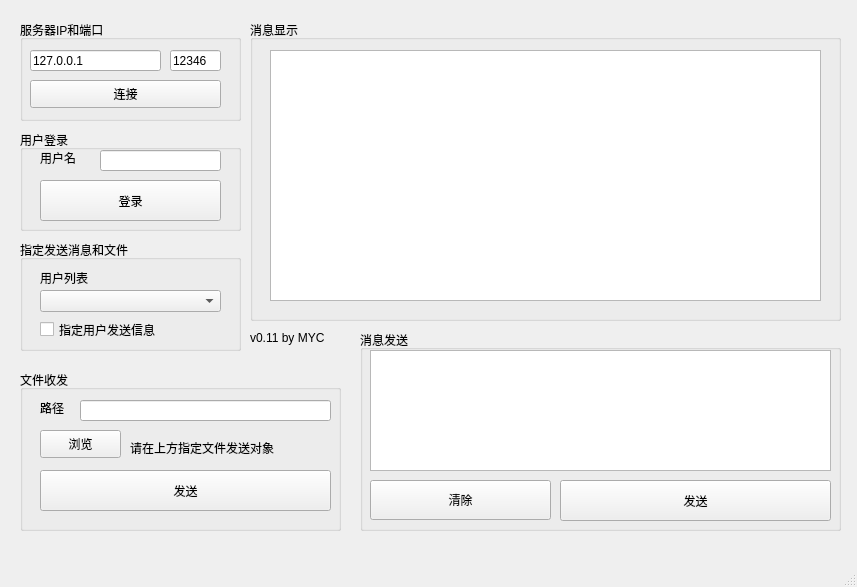
<?xml version="1.0" encoding="UTF-8"?>
<ui version="4.0">
 <class>MainWindow</class>
 <widget class="QMainWindow" name="MainWindow">
  <property name="geometry">
   <rect>
    <x>0</x>
    <y>0</y>
    <width>857</width>
    <height>587</height>
   </rect>
  </property>
  <property name="windowTitle">
   <string>西北工业大学自组网实验室——数据传输助手</string>
  </property>
  <property name="windowIcon">
   <iconset>
    <normaloff>icon4.ico</normaloff>icon4.ico</iconset>
  </property>
  <widget class="QWidget" name="centralwidget">
   <widget class="QGroupBox" name="groupBox_2">
    <property name="geometry">
     <rect>
      <x>360</x>
      <y>330</y>
      <width>481</width>
      <height>201</height>
     </rect>
    </property>
    <property name="title">
     <string>消息发送</string>
    </property>
    <widget class="QPlainTextEdit" name="message_send">
     <property name="geometry">
      <rect>
       <x>10</x>
       <y>20</y>
       <width>461</width>
       <height>121</height>
      </rect>
     </property>
    </widget>
    <widget class="QPushButton" name="button_send">
     <property name="geometry">
      <rect>
       <x>200</x>
       <y>150</y>
       <width>271</width>
       <height>41</height>
      </rect>
     </property>
     <property name="text">
      <string>发送</string>
     </property>
    </widget>
    <widget class="QPushButton" name="message_clear">
     <property name="geometry">
      <rect>
       <x>10</x>
       <y>150</y>
       <width>181</width>
       <height>40</height>
      </rect>
     </property>
     <property name="text">
      <string>清除</string>
     </property>
    </widget>
   </widget>
   <widget class="QGroupBox" name="groupBox_3">
    <property name="geometry">
     <rect>
      <x>20</x>
      <y>370</y>
      <width>321</width>
      <height>161</height>
     </rect>
    </property>
    <property name="title">
     <string>文件收发</string>
    </property>
    <widget class="QLineEdit" name="path_sendfile">
     <property name="geometry">
      <rect>
       <x>60</x>
       <y>30</y>
       <width>251</width>
       <height>21</height>
      </rect>
     </property>
    </widget>
    <widget class="QPushButton" name="select_filepath">
     <property name="geometry">
      <rect>
       <x>20</x>
       <y>60</y>
       <width>81</width>
       <height>28</height>
      </rect>
     </property>
     <property name="text">
      <string>浏览</string>
     </property>
    </widget>
    <widget class="QPushButton" name="button_sendfile">
     <property name="geometry">
      <rect>
       <x>20</x>
       <y>100</y>
       <width>291</width>
       <height>41</height>
      </rect>
     </property>
     <property name="text">
      <string>发送</string>
     </property>
    </widget>
    <widget class="QLabel" name="label_3">
     <property name="geometry">
      <rect>
       <x>20</x>
       <y>30</y>
       <width>72</width>
       <height>15</height>
      </rect>
     </property>
     <property name="text">
      <string>路径</string>
     </property>
    </widget>
    <widget class="QLabel" name="label_6">
     <property name="geometry">
      <rect>
       <x>110</x>
       <y>70</y>
       <width>191</width>
       <height>16</height>
      </rect>
     </property>
     <property name="text">
      <string>请在上方指定文件发送对象</string>
     </property>
    </widget>
   </widget>
   <widget class="QGroupBox" name="groupBox_4">
    <property name="geometry">
     <rect>
      <x>20</x>
      <y>240</y>
      <width>221</width>
      <height>111</height>
     </rect>
    </property>
    <property name="title">
     <string>指定发送消息和文件</string>
    </property>
    <widget class="QLabel" name="label_2">
     <property name="geometry">
      <rect>
       <x>20</x>
       <y>30</y>
       <width>72</width>
       <height>15</height>
      </rect>
     </property>
     <property name="text">
      <string>用户列表</string>
     </property>
    </widget>
    <widget class="QCheckBox" name="selected_user">
     <property name="geometry">
      <rect>
       <x>20</x>
       <y>80</y>
       <width>141</width>
       <height>19</height>
      </rect>
     </property>
     <property name="text">
      <string>指定用户发送信息</string>
     </property>
    </widget>
    <widget class="QComboBox" name="username_list">
     <property name="geometry">
      <rect>
       <x>20</x>
       <y>50</y>
       <width>181</width>
       <height>22</height>
      </rect>
     </property>
    </widget>
   </widget>
   <widget class="QGroupBox" name="groupBox_5">
    <property name="geometry">
     <rect>
      <x>250</x>
      <y>20</y>
      <width>591</width>
      <height>301</height>
     </rect>
    </property>
    <property name="title">
     <string>消息显示</string>
    </property>
    <widget class="QPlainTextEdit" name="message_display">
     <property name="geometry">
      <rect>
       <x>20</x>
       <y>30</y>
       <width>551</width>
       <height>251</height>
      </rect>
     </property>
    </widget>
    <widget class="QLabel" name="label_5">
     <property name="geometry">
      <rect>
       <x>320</x>
       <y>230</y>
       <width>251</width>
       <height>51</height>
      </rect>
     </property>
     <property name="text">
      <string/>
     </property>
     <property name="pixmap">
      <pixmap>npu.png</pixmap>
     </property>
    </widget>
   </widget>
   <widget class="QGroupBox" name="groupBox_6">
    <property name="geometry">
     <rect>
      <x>20</x>
      <y>20</y>
      <width>221</width>
      <height>101</height>
     </rect>
    </property>
    <property name="title">
     <string>服务器IP和端口</string>
    </property>
    <widget class="QLineEdit" name="server_address">
     <property name="geometry">
      <rect>
       <x>10</x>
       <y>30</y>
       <width>131</width>
       <height>21</height>
      </rect>
     </property>
     <property name="text">
      <string>127.0.0.1</string>
     </property>
     <property name="readOnly">
      <bool>false</bool>
     </property>
    </widget>
    <widget class="QLineEdit" name="server_port">
     <property name="geometry">
      <rect>
       <x>150</x>
       <y>30</y>
       <width>51</width>
       <height>21</height>
      </rect>
     </property>
     <property name="text">
      <string>12346</string>
     </property>
     <property name="readOnly">
      <bool>false</bool>
     </property>
    </widget>
    <widget class="QPushButton" name="button_connect">
     <property name="geometry">
      <rect>
       <x>10</x>
       <y>60</y>
       <width>191</width>
       <height>28</height>
      </rect>
     </property>
     <property name="text">
      <string>连接</string>
     </property>
    </widget>
   </widget>
   <widget class="QGroupBox" name="groupBox">
    <property name="geometry">
     <rect>
      <x>20</x>
      <y>130</y>
      <width>221</width>
      <height>101</height>
     </rect>
    </property>
    <property name="title">
     <string>用户登录</string>
    </property>
    <widget class="QPushButton" name="button_login">
     <property name="geometry">
      <rect>
       <x>20</x>
       <y>50</y>
       <width>181</width>
       <height>41</height>
      </rect>
     </property>
     <property name="text">
      <string>登录</string>
     </property>
    </widget>
    <widget class="QLineEdit" name="username">
     <property name="geometry">
      <rect>
       <x>80</x>
       <y>20</y>
       <width>121</width>
       <height>21</height>
      </rect>
     </property>
    </widget>
    <widget class="QLabel" name="label">
     <property name="geometry">
      <rect>
       <x>20</x>
       <y>20</y>
       <width>72</width>
       <height>15</height>
      </rect>
     </property>
     <property name="text">
      <string>用户名</string>
     </property>
    </widget>
   </widget>
   <widget class="QLabel" name="label_4">
    <property name="geometry">
     <rect>
      <x>250</x>
      <y>330</y>
      <width>101</width>
      <height>16</height>
     </rect>
    </property>
    <property name="text">
     <string>v0.11 by MYC</string>
    </property>
   </widget>
  </widget>
  <widget class="QMenuBar" name="menubar">
   <property name="geometry">
    <rect>
     <x>0</x>
     <y>0</y>
     <width>857</width>
     <height>26</height>
    </rect>
   </property>
  </widget>
  <widget class="QStatusBar" name="statusbar"/>
 </widget>
 <resources/>
 <connections/>
</ui>
